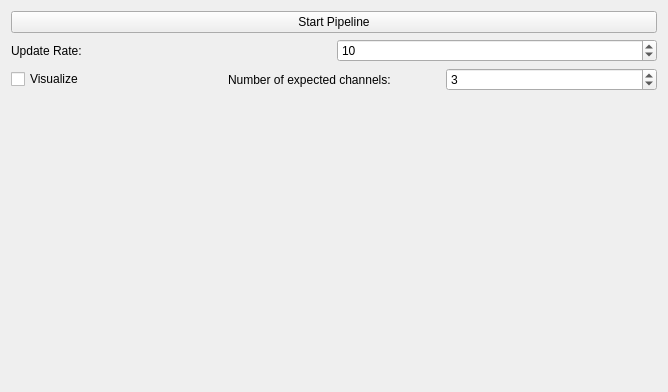
<?xml version="1.0" encoding="UTF-8"?>
<ui version="4.0">
 <class>OpenIGTLinkExampleControls</class>
 <widget class="QWidget" name="OpenIGTLinkExampleControls">
  <property name="geometry">
   <rect>
    <x>0</x>
    <y>0</y>
    <width>668</width>
    <height>392</height>
   </rect>
  </property>
  <property name="minimumSize">
   <size>
    <width>0</width>
    <height>0</height>
   </size>
  </property>
  <property name="windowTitle">
   <string>QmitkTemplate</string>
  </property>
  <layout class="QGridLayout">
   <item row="1" column="0">
    <layout class="QVBoxLayout" name="verticalLayout">
     <item>
      <widget class="QPushButton" name="butStart">
       <property name="text">
        <string>Start Pipeline</string>
       </property>
      </widget>
     </item>
     <item>
      <layout class="QHBoxLayout" name="horizontalLayout">
       <item>
        <widget class="QLabel" name="label">
         <property name="enabled">
          <bool>true</bool>
         </property>
         <property name="text">
          <string>Update Rate:</string>
         </property>
        </widget>
       </item>
       <item>
        <widget class="QSpinBox" name="visualizationUpdateRateSpinBox">
         <property name="enabled">
          <bool>true</bool>
         </property>
         <property name="maximum">
          <number>1999</number>
         </property>
         <property name="value">
          <number>10</number>
         </property>
        </widget>
       </item>
      </layout>
     </item>
     <item>
      <layout class="QGridLayout" name="gridLayout11">
       <item row="0" column="0">
        <widget class="QCheckBox" name="visualizeCheckBox">
         <property name="text">
          <string>Visualize</string>
         </property>
        </widget>
       </item>
       <item row="0" column="1">
        <widget class="QLabel" name="label_2">
         <property name="text">
          <string>Number of expected channels:</string>
         </property>
        </widget>
       </item>
       <item row="0" column="2">
        <widget class="QSpinBox" name="channelSpinBox">
         <property name="value">
          <number>3</number>
         </property>
        </widget>
       </item>
      </layout>
     </item>
     <item>
      <spacer name="spacer2">
       <property name="orientation">
        <enum>Qt::Vertical</enum>
       </property>
       <property name="sizeHint" stdset="0">
        <size>
         <width>20</width>
         <height>220</height>
        </size>
       </property>
      </spacer>
     </item>
    </layout>
   </item>
  </layout>
 </widget>
 <layoutdefault spacing="6" margin="11"/>
 <resources/>
 <connections/>
</ui>
